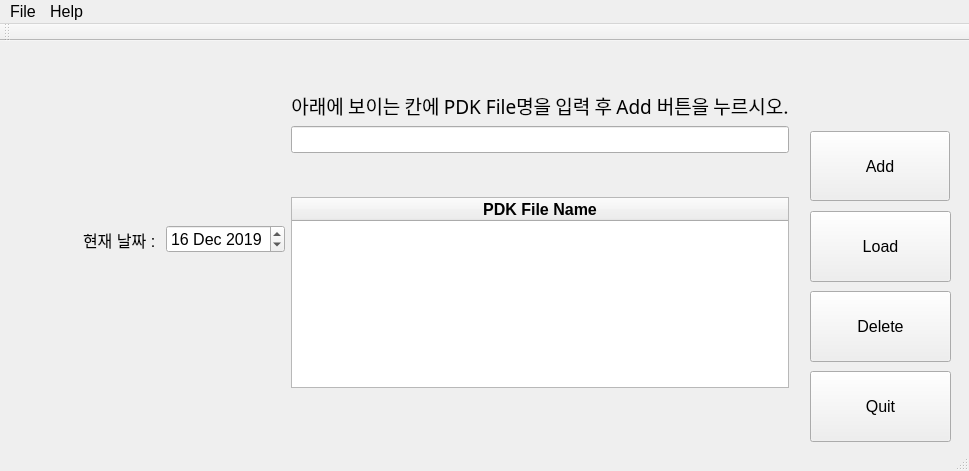
<?xml version="1.0" encoding="UTF-8"?>
<ui version="4.0">
 <class>MainWindow</class>
 <widget class="QMainWindow" name="MainWindow">
  <property name="geometry">
   <rect>
    <x>0</x>
    <y>0</y>
    <width>969</width>
    <height>471</height>
   </rect>
  </property>
  <property name="font">
   <font>
    <family>Arial</family>
    <pointsize>12</pointsize>
   </font>
  </property>
  <property name="windowTitle">
   <string>PDK_FileManagement</string>
  </property>
  <property name="windowIcon">
   <iconset>
    <normaloff>mangementIcon.png</normaloff>mangementIcon.png</iconset>
  </property>
  <property name="iconSize">
   <size>
    <width>20</width>
    <height>20</height>
   </size>
  </property>
  <widget class="QWidget" name="centralWidget">
   <widget class="QPushButton" name="pushButton_quit">
    <property name="geometry">
     <rect>
      <x>810</x>
      <y>330</y>
      <width>141</width>
      <height>71</height>
     </rect>
    </property>
    <property name="text">
     <string>Quit</string>
    </property>
   </widget>
   <widget class="QWidget" name="layoutWidget">
    <property name="geometry">
     <rect>
      <x>0</x>
      <y>0</y>
      <width>850</width>
      <height>397</height>
     </rect>
    </property>
    <layout class="QHBoxLayout" name="horizontalLayout">
     <item>
      <spacer name="horizontalSpacer">
       <property name="orientation">
        <enum>Qt::Horizontal</enum>
       </property>
       <property name="sizeHint" stdset="0">
        <size>
         <width>40</width>
         <height>20</height>
        </size>
       </property>
      </spacer>
     </item>
     <item>
      <widget class="QLabel" name="label_nowDate">
       <property name="styleSheet">
        <string notr="true">App-&gt;setStyleSheet(&quot;QLineEdit { background-color: yellow } &quot;);</string>
       </property>
       <property name="text">
        <string>현재 날짜 : </string>
       </property>
      </widget>
     </item>
     <item>
      <widget class="QDateEdit" name="dateEdit">
       <property name="dateTime">
        <datetime>
         <hour>0</hour>
         <minute>0</minute>
         <second>0</second>
         <year>2019</year>
         <month>12</month>
         <day>16</day>
        </datetime>
       </property>
      </widget>
     </item>
     <item>
      <layout class="QVBoxLayout" name="verticalLayout_2">
       <item>
        <spacer name="verticalSpacer_Top">
         <property name="orientation">
          <enum>Qt::Vertical</enum>
         </property>
         <property name="sizeHint" stdset="0">
          <size>
           <width>20</width>
           <height>40</height>
          </size>
         </property>
        </spacer>
       </item>
       <item>
        <widget class="QLabel" name="label">
         <property name="font">
          <font>
           <family>굴림</family>
           <pointsize>14</pointsize>
          </font>
         </property>
         <property name="layoutDirection">
          <enum>Qt::LeftToRight</enum>
         </property>
         <property name="text">
          <string>아래에 보이는 칸에 PDK File명을 입력 후 Add 버튼을 누르시오.</string>
         </property>
         <property name="alignment">
          <set>Qt::AlignCenter</set>
         </property>
        </widget>
       </item>
       <item>
        <widget class="QLineEdit" name="lineEdit">
         <property name="text">
          <string/>
         </property>
         <property name="alignment">
          <set>Qt::AlignCenter</set>
         </property>
        </widget>
       </item>
       <item>
        <spacer name="verticalSpacer_Middle">
         <property name="orientation">
          <enum>Qt::Vertical</enum>
         </property>
         <property name="sizeHint" stdset="0">
          <size>
           <width>20</width>
           <height>40</height>
          </size>
         </property>
        </spacer>
       </item>
       <item>
        <layout class="QVBoxLayout" name="verticalLayout">
         <item>
          <widget class="QTableWidget" name="tableWidget">
           <property name="enabled">
            <bool>true</bool>
           </property>
           <property name="font">
            <font>
             <family>Arial</family>
             <pointsize>12</pointsize>
             <weight>75</weight>
             <bold>true</bold>
             <underline>false</underline>
             <stylestrategy>PreferDefault</stylestrategy>
             <kerning>false</kerning>
            </font>
           </property>
           <property name="layoutDirection">
            <enum>Qt::LeftToRight</enum>
           </property>
           <property name="editTriggers">
            <set>QAbstractItemView::AnyKeyPressed|QAbstractItemView::CurrentChanged|QAbstractItemView::DoubleClicked|QAbstractItemView::EditKeyPressed</set>
           </property>
           <property name="rowCount">
            <number>0</number>
           </property>
           <property name="columnCount">
            <number>1</number>
           </property>
           <attribute name="horizontalHeaderCascadingSectionResizes">
            <bool>false</bool>
           </attribute>
           <attribute name="horizontalHeaderHighlightSections">
            <bool>false</bool>
           </attribute>
           <attribute name="horizontalHeaderShowSortIndicator" stdset="0">
            <bool>false</bool>
           </attribute>
           <attribute name="horizontalHeaderStretchLastSection">
            <bool>true</bool>
           </attribute>
           <column>
            <property name="text">
             <string>PDK File Name</string>
            </property>
           </column>
          </widget>
         </item>
        </layout>
       </item>
       <item>
        <spacer name="verticalSpacer_Bottom">
         <property name="orientation">
          <enum>Qt::Vertical</enum>
         </property>
         <property name="sizeHint" stdset="0">
          <size>
           <width>20</width>
           <height>40</height>
          </size>
         </property>
        </spacer>
       </item>
      </layout>
     </item>
     <item>
      <spacer name="horizontalSpacer_Right">
       <property name="orientation">
        <enum>Qt::Horizontal</enum>
       </property>
       <property name="sizeType">
        <enum>QSizePolicy::Preferred</enum>
       </property>
       <property name="sizeHint" stdset="0">
        <size>
         <width>50</width>
         <height>20</height>
        </size>
       </property>
      </spacer>
     </item>
    </layout>
   </widget>
   <widget class="QPushButton" name="pushButton_add">
    <property name="geometry">
     <rect>
      <x>810</x>
      <y>90</y>
      <width>140</width>
      <height>70</height>
     </rect>
    </property>
    <property name="text">
     <string>Add</string>
    </property>
   </widget>
   <widget class="QPushButton" name="pushButton_remove">
    <property name="geometry">
     <rect>
      <x>810</x>
      <y>250</y>
      <width>141</width>
      <height>71</height>
     </rect>
    </property>
    <property name="text">
     <string>Delete</string>
    </property>
   </widget>
   <widget class="QPushButton" name="pushButton_load">
    <property name="geometry">
     <rect>
      <x>810</x>
      <y>170</y>
      <width>141</width>
      <height>71</height>
     </rect>
    </property>
    <property name="text">
     <string>Load</string>
    </property>
   </widget>
  </widget>
  <widget class="QMenuBar" name="menuBar">
   <property name="geometry">
    <rect>
     <x>0</x>
     <y>0</y>
     <width>969</width>
     <height>21</height>
    </rect>
   </property>
   <widget class="QMenu" name="menuFile">
    <property name="title">
     <string>File</string>
    </property>
    <addaction name="actionSave"/>
    <addaction name="actionExit"/>
   </widget>
   <widget class="QMenu" name="menuHelp">
    <property name="title">
     <string>Help</string>
    </property>
    <addaction name="noHelp"/>
    <addaction name="sorry"/>
   </widget>
   <addaction name="menuFile"/>
   <addaction name="menuHelp"/>
  </widget>
  <widget class="QToolBar" name="mainToolBar">
   <attribute name="toolBarArea">
    <enum>TopToolBarArea</enum>
   </attribute>
   <attribute name="toolBarBreak">
    <bool>false</bool>
   </attribute>
  </widget>
  <widget class="QStatusBar" name="statusBar"/>
  <action name="actionSave">
   <property name="text">
    <string>Save</string>
   </property>
  </action>
  <action name="noHelp">
   <property name="text">
    <string>No Help</string>
   </property>
  </action>
  <action name="sorry">
   <property name="text">
    <string>Sorry ^o^</string>
   </property>
  </action>
  <action name="actionExit">
   <property name="text">
    <string>Exit</string>
   </property>
  </action>
 </widget>
 <layoutdefault spacing="6" margin="11"/>
 <resources/>
 <connections/>
</ui>
